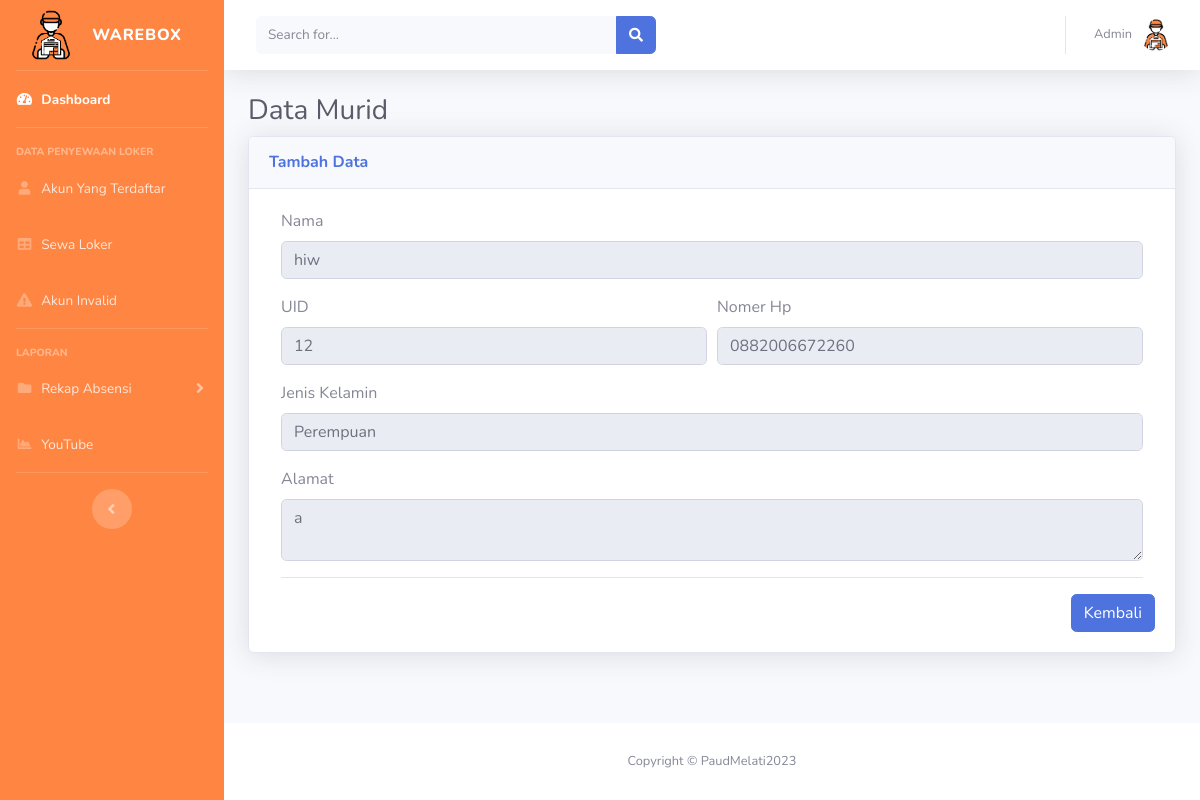
Page /apps/data_karyawan-read.php?id=8 on the committed database.
### tables this page shows
CREATE TABLE `data_karyawan` (
  `id` int(50) NOT NULL,
  `created` date NOT NULL DEFAULT current_timestamp(),
  `uid` varchar(20) NOT NULL,
  `nama` varchar(50) NOT NULL,
  `division` varchar(50) NOT NULL,
  `mail` varchar(50) NOT NULL,
  `alamat` text NOT NULL,
  `picture` varchar(100) NOT NULL
);

### apps/data_karyawan-read.php (the view, shortened to what this page needs)
<?php
if(isset($_GET["id"]) && !empty(trim($_GET["id"]))){
    require_once "config.php";
    $sql = "SELECT * FROM data_karyawan WHERE id = ?";
    if($stmt = mysqli_prepare($link, $sql)){
        mysqli_stmt_bind_param($stmt, "i", $param_id);
        if(mysqli_stmt_execute($stmt)){
            $result = mysqli_stmt_get_result($stmt);
            if(mysqli_num_rows($result) == 1){
                $row = mysqli_fetch_array($result, MYSQLI_ASSOC);
            } else{
                header("location: error.php");
                exit();
            }
        } else{
            echo "Oops! Something went wrong. Please try again later.";
        }
    }
} else{
    header("location: error.php");
    exit();
}
?>
<!DOCTYPE html>
<html lang="en">
<head>
  <link href="../src/vendor/fontawesome-free/css/all.min.css" rel="stylesheet" type="text/css">
  <link href="../src/css/sb-admin-2.min.css" rel="stylesheet">
  <link href="../src/vendor/datatables/dataTables.bootstrap4.min.css" rel="stylesheet">
</head>
<body id="page-top">
  <div id="wrapper">
	<?php include 'partial_sidebar.php';?>
    <div id="content-wrapper" class="d-flex flex-column">
      <div id="content">
		<?php include 'partial_topbar.php';?>
        <div class="container-fluid">
          <h1 class="h3 mb-2 text-gray-800">Data Murid</h1>
		  <div class="card shadow mb-4">
			<div class="card-header py-3">
              <h6 class="m-0 font-weight-bold text-primary">Tambah Data</h6>
            </div>
            <div class="card-body" >
				<div class="col-md-12">
					  <div class="form-group">
						<label for="nama">Nama</label>
						<input type="text" name="nama" class="form-control" value="<?php echo $row["nama"]; ?>" readonly>
					  </div>
					  <div class="form-row">
						<div class="form-group col-md-6">
						  <label for="uid">UID</label>
                          <input type="text" name="uid" class="form-control" value="<?php echo $row["uid"]; ?>" readonly>
						</div>
						<div class="form-group col-md-6">
						  <label for="mail">Nomer Hp</label>
						  <input type="text" name="mail" class="form-control" value="<?php echo $row["mail"]; ?>" readonly>
						</div>
					  </div>
					  <div class="form-group">
						<label for="division">Jenis Kelamin</label>
						<input type="text" name="division" class="form-control" value="<?php echo $row["division"]; ?>" readonly>
					  </div>
					  <div class="form-group">
						<label for="alamat">Alamat</label>
						<textarea name="alamat" class="form-control" readonly><?php echo $row["alamat"]; ?></textarea>
					  </div>
					  <hr>
					<div class="row justify-content-end">
						<a href="data_karyawan-index.php" class="btn btn-primary">Kembali</a>
					</div>
				</div>
			</div>
		  </div>
        </div>
      </div>
      <footer class="sticky-footer bg-white">
        <div class="container my-auto">
          <div class="copyright text-center my-auto">
            <span>Copyright &copy; PaudMelati2023</span>
          </div>
        </div>
      </footer>
    </div>
  </div>
</body>
</html>

### rows in the picture
data_karyawan: nama "hiw", uid "12", mail "0882006672260", division "Perempuan", alamat "a"
